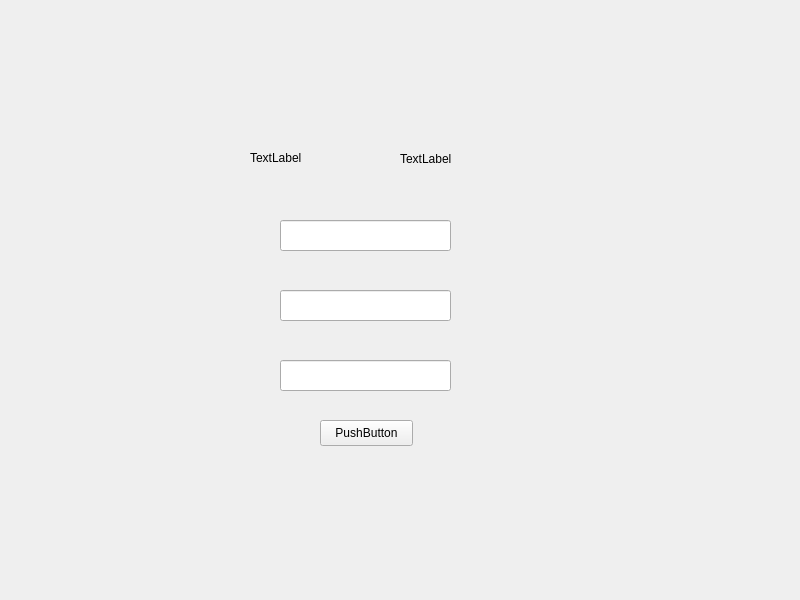
<?xml version="1.0" encoding="UTF-8"?>
<ui version="4.0">
 <class>MainWindow</class>
 <widget class="QMainWindow" name="MainWindow">
  <property name="geometry">
   <rect>
    <x>0</x>
    <y>0</y>
    <width>800</width>
    <height>600</height>
   </rect>
  </property>
  <property name="windowTitle">
   <string>MainWindow</string>
  </property>
  <widget class="QWidget" name="centralwidget">
   <widget class="QPushButton" name="pushButton">
    <property name="geometry">
     <rect>
      <x>320</x>
      <y>420</y>
      <width>93</width>
      <height>26</height>
     </rect>
    </property>
    <property name="text">
     <string>PushButton</string>
    </property>
   </widget>
   <widget class="QLineEdit" name="idEdit">
    <property name="geometry">
     <rect>
      <x>280</x>
      <y>220</y>
      <width>171</width>
      <height>31</height>
     </rect>
    </property>
   </widget>
   <widget class="QLineEdit" name="passwordEdit">
    <property name="geometry">
     <rect>
      <x>280</x>
      <y>290</y>
      <width>171</width>
      <height>31</height>
     </rect>
    </property>
   </widget>
   <widget class="QLineEdit" name="captchaEdit">
    <property name="geometry">
     <rect>
      <x>280</x>
      <y>360</y>
      <width>171</width>
      <height>31</height>
     </rect>
    </property>
   </widget>
   <widget class="QLabel" name="captchaLabel">
    <property name="geometry">
     <rect>
      <x>250</x>
      <y>148</y>
      <width>66</width>
      <height>20</height>
     </rect>
    </property>
    <property name="text">
     <string>TextLabel</string>
    </property>
   </widget>
   <widget class="QLabel" name="statusLabel">
    <property name="geometry">
     <rect>
      <x>400</x>
      <y>150</y>
      <width>66</width>
      <height>18</height>
     </rect>
    </property>
    <property name="text">
     <string>TextLabel</string>
    </property>
   </widget>
  </widget>
 </widget>
 <resources/>
 <connections/>
</ui>
